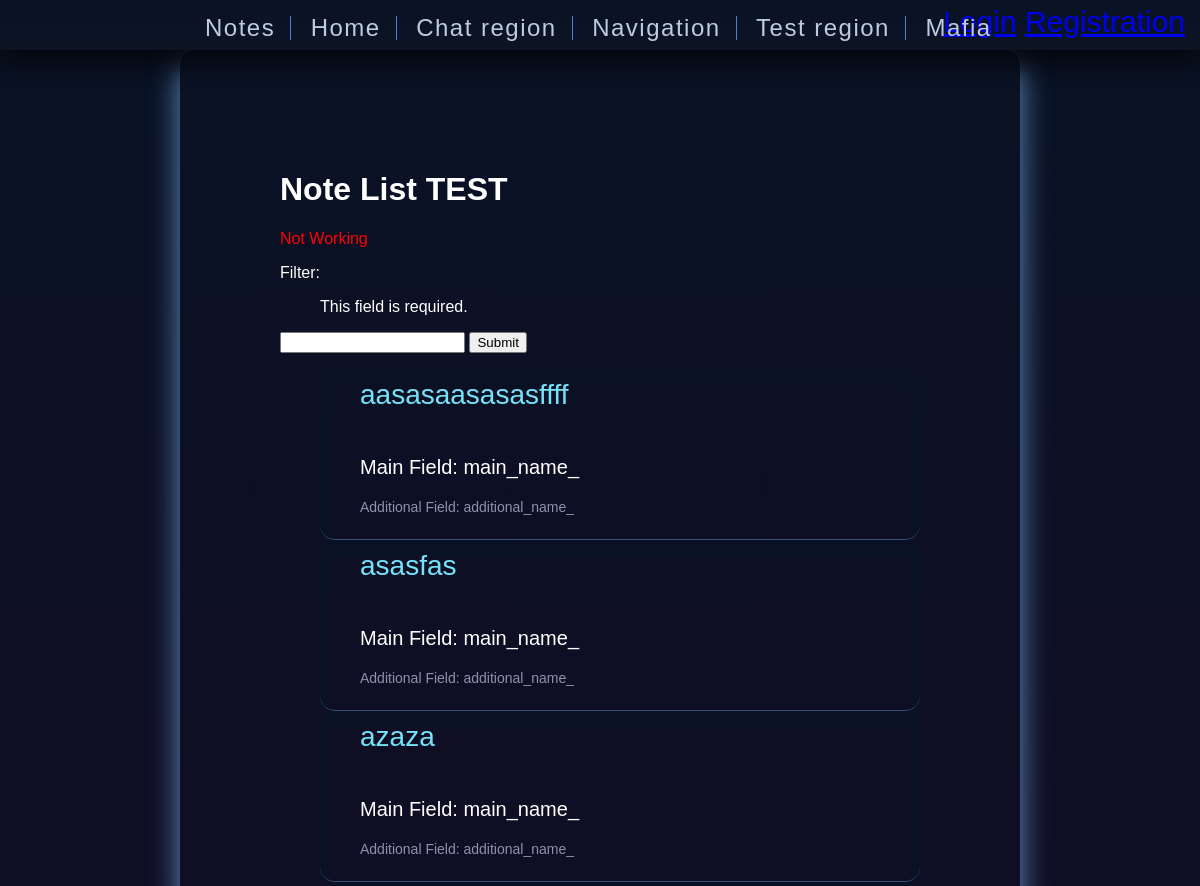
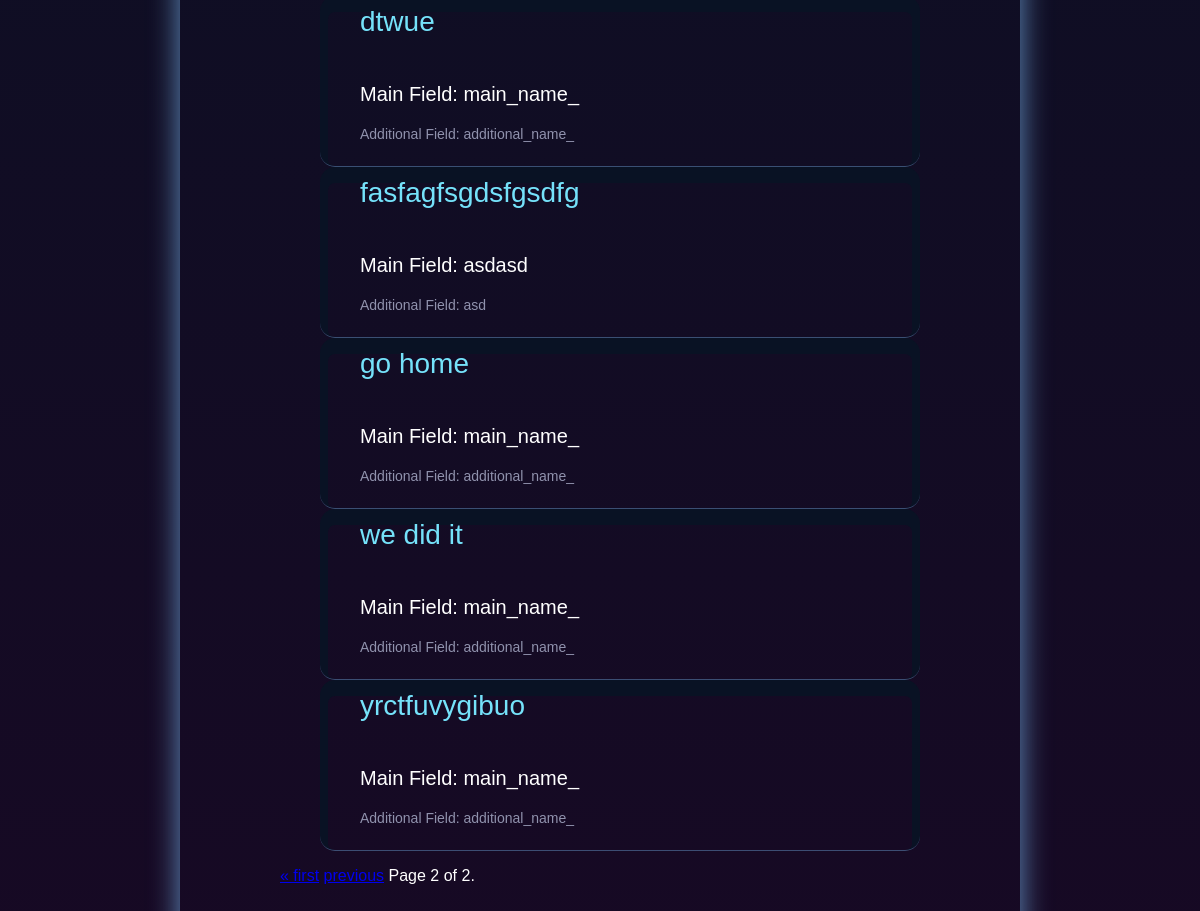
/index/notes/?page=2, run on the app's committed database (2 pictures, top to bottom).
### main/models.py (models this page shows, shortened)
class Note(models.Model):
    id = models.AutoField(primary_key=True)
    name = models.CharField(max_length=200, help_text="Name")
    main_field = models.CharField(max_length=200, help_text="Main text")
    add_field = models.CharField(max_length=200)
    author = models.CharField(max_length=50)
    publish_date = models.DateField(null=True)
    class Meta:
        ordering = ["name"]
    def get_absolute_url(self):
        return reverse('note-detail', args=[str(self.id)])

### main/views.py (the view)
    def NoteFilter(request):
        non_filtered_list = Note.objects.all()
        if request.method == 'GET':
            form = FilterForm(request.GET)
            if form.is_valid():
                filtered_list=Note.objects.filter(name__icontains = request.GET['filter'])
                paginator = Paginator(filtered_list, 1)
                page_number = request.GET.get('page')
                page_obj = paginator.get_page(page_number)
                return render(request, 'main/notes.html', {'form': form, 'note_list': filtered_list, 'page_obj': page_obj})
        else:
            form = FilterForm()
        paginator = Paginator(non_filtered_list, 10)
        page_number = request.GET.get('page')
        page_obj = paginator.get_page(page_number)
        return render(request, 'main/notes.html', {'form': form, 'note_list': non_filtered_list, 'page_obj': page_obj})

### main/forms.py
class FilterForm(forms.Form):
    filter = forms.CharField()

### main/templates/main/notes.html (shortened to what this page needs)
{% extends "base.html" %}
{% block content %}
<h1>Note List TEST</h1>
        {% if booling %} <p class="green">IT'S WORKING</p>{% else %}<p class="red">Not Working</p> {% endif %}
    <form>
        {{ form }}
        <input type="submit" value="Submit" class="button" />
    </form>
    {% if note_list %}
    <ul>
      {% for Note in page_obj %}
      <li class="note-list">
          <ul class="note-ul">
                <li class="name"><a class="note-link" href="{{ Note.get_absolute_url }}">{{ Note.name }}</a></li>
                <li><p class="list-main-field"> Main Field: {{ Note.main_field }} </p></li>
                <li><p class="list-add-field"> Additional Field: {{ Note.add_field }} </p></li>
          </ul>
      </li>
      {% endfor %}
    </ul>
    {% else %}
      <p>There are no notes there.</p>
    {% endif %}
<div class="pagination">
    <span class="step-links">
        {% if page_obj.has_previous %}
            <a href="?page=1">&laquo; first</a>
            <a href="?page={{ page_obj.previous_page_number }}">previous</a>
        {% endif %}
        <span class="current">
            Page {{ page_obj.number }} of {{ page_obj.paginator.num_pages }}.
        </span>
    </span>
</div>
{% endblock %}

### main/static/css/styles.css (style rules this page uses)
html { height: 100%; }
.red { color:red; }
body { margin: 0; padding: 0; font-family: sans-serif; background: linear-gradient(#091224, #170924); color: white; }
ul li { list-style-type: none; }
.note-list { border-bottom: 1px solid rgb(99, 145, 194, .5); padding: 10px 0 10px 0; border-radius: 15px; box-shadow: 0 8px 0 8px #091224 inset; }
.note-link { color: #75e2fa; font-size: 28px; text-decoration: none; transition: color .5s ease-out; }
.note-link:after { transition: right .4s cubic-bezier(0,.5,0,1), border-color .4s ease-out; }
.list-main-field { font-size: 20px; padding: 25px 0 0 0; }
.list-add-field { font-size: 14px; color: #9092ad; }

### data on the page
Note: name "aasasaasasasffff", main_field "main_name_", add_field "additional_name_"
Note: name "asasfas", main_field "main_name_", add_field "additional_name_"
Note: name "azaza", main_field "main_name_", add_field "additional_name_"
Note: name "dtwue", main_field "main_name_", add_field "additional_name_"
Note: name "fasfagfsgdsfgsdfg", main_field "asdasd", add_field "asd"
Note: name "go home", main_field "main_name_", add_field "additional_name_"
Note: name "we did it", main_field "main_name_", add_field "additional_name_"
Note: name "yrctfuvygibuo", main_field "main_name_", add_field "additional_name_"

### other printed values
{{ page_obj.number }} "2"
{{ page_obj.paginator.num_pages }} "2"
